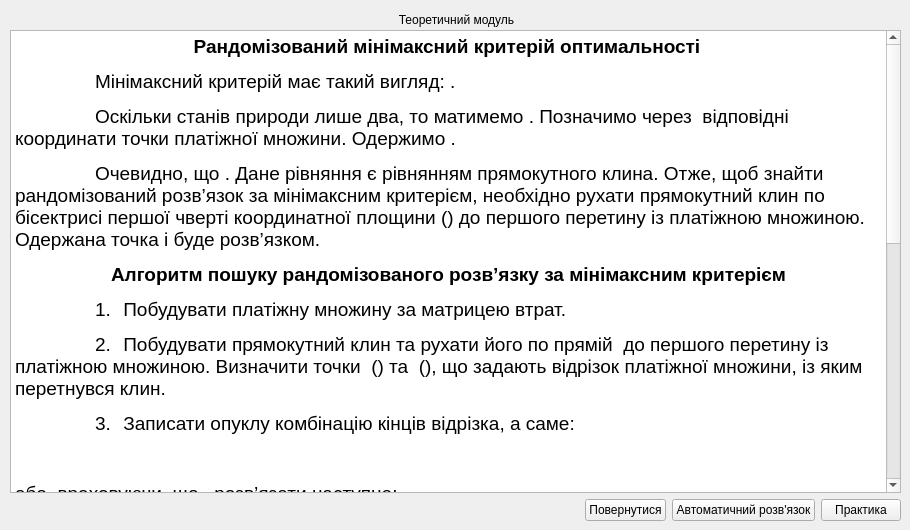
<?xml version="1.0" encoding="UTF-8"?>
<ui version="4.0">
 <class>TheoryWidget</class>
 <widget class="QWidget" name="TheoryWidget">
  <property name="geometry">
   <rect>
    <x>0</x>
    <y>0</y>
    <width>910</width>
    <height>530</height>
   </rect>
  </property>
  <property name="windowTitle">
   <string>Form</string>
  </property>
  <widget class="QWidget" name="layoutWidget">
   <property name="geometry">
    <rect>
     <x>10</x>
     <y>30</y>
     <width>891</width>
     <height>491</height>
    </rect>
   </property>
   <layout class="QVBoxLayout" name="layout_main">
    <property name="sizeConstraint">
     <enum>QLayout::SetMaximumSize</enum>
    </property>
    <item>
     <widget class="QTextBrowser" name="text_theory">
      <property name="html">
       <string>&lt;!DOCTYPE HTML PUBLIC &quot;-//W3C//DTD HTML 4.0//EN&quot; &quot;http://www.w3.org/TR/REC-html40/strict.dtd&quot;&gt;
&lt;html&gt;&lt;head&gt;&lt;meta name=&quot;qrichtext&quot; content=&quot;1&quot; /&gt;&lt;style type=&quot;text/css&quot;&gt;
p, li { white-space: pre-wrap; }
&lt;/style&gt;&lt;/head&gt;&lt;body style=&quot; font-family:'MS Shell Dlg 2'; font-size:8.25pt; font-weight:400; font-style:normal;&quot;&gt;
&lt;p align=&quot;center&quot; style=&quot; margin-top:0px; margin-bottom:0px; margin-left:0px; margin-right:0px; -qt-block-indent:0; text-indent:0px;&quot;&gt;&lt;span style=&quot; font-size:14pt; font-weight:600;&quot;&gt;Рандомізований мінімаксний критерій оптимальності&lt;/span&gt;&lt;span style=&quot; font-size:8pt;&quot;&gt; &lt;/span&gt;&lt;/p&gt;
&lt;p style=&quot; margin-top:12px; margin-bottom:12px; margin-left:0px; margin-right:0px; -qt-block-indent:0; text-indent:0px;&quot;&gt;&lt;span style=&quot; font-size:14pt;&quot;&gt;	Мінімаксний критерій має такий вигляд: &lt;/span&gt;&lt;img src=&quot;:/images/clip_image002.gif&quot; width=&quot;180&quot; height=&quot;39&quot; /&gt;&lt;span style=&quot; font-size:14pt;&quot;&gt;.&lt;/span&gt;&lt;/p&gt;
&lt;p style=&quot; margin-top:12px; margin-bottom:12px; margin-left:0px; margin-right:0px; -qt-block-indent:0; text-indent:0px;&quot;&gt;&lt;span style=&quot; font-size:14pt;&quot;&gt;	Оскільки станів природи лише два, то матимемо &lt;/span&gt;&lt;img src=&quot;:/images/clip_image004.gif&quot; width=&quot;147&quot; height=&quot;39&quot; /&gt;&lt;span style=&quot; font-size:14pt;&quot;&gt;. Позначимо через &lt;/span&gt;&lt;img src=&quot;:/images/clip_image006.gif&quot; width=&quot;61&quot; height=&quot;25&quot; /&gt;&lt;span style=&quot; font-size:14pt;&quot;&gt; відповідні координати точки платіжної множини. Одержимо &lt;/span&gt;&lt;img src=&quot;:/images/clip_image008.gif&quot; width=&quot;151&quot; height=&quot;25&quot; /&gt;&lt;span style=&quot; font-size:14pt;&quot;&gt;.&lt;/span&gt;&lt;/p&gt;
&lt;p style=&quot; margin-top:12px; margin-bottom:12px; margin-left:0px; margin-right:0px; -qt-block-indent:0; text-indent:0px;&quot;&gt;&lt;span style=&quot; font-size:14pt;&quot;&gt;	Очевидно, що &lt;/span&gt;&lt;img src=&quot;:/images/clip_image010.gif&quot; width=&quot;203&quot; height=&quot;57&quot; /&gt;&lt;span style=&quot; font-size:14pt;&quot;&gt;. Дане рівняння є рівнянням прямокутного клина. Отже, щоб знайти рандомізований розв’язок за мінімаксним критерієм, необхідно рухати прямокутний клин по бісектрисі першої чверті координатної площини (&lt;/span&gt;&lt;img src=&quot;:/images/clip_image012.gif&quot; width=&quot;59&quot; height=&quot;25&quot; /&gt;&lt;span style=&quot; font-size:14pt;&quot;&gt;) до першого перетину із платіжною множиною. Одержана точка і буде розв’язком.&lt;/span&gt;&lt;/p&gt;
&lt;p align=&quot;center&quot; style=&quot; margin-top:12px; margin-bottom:12px; margin-left:0px; margin-right:0px; -qt-block-indent:0; text-indent:0px;&quot;&gt;&lt;span style=&quot; font-size:14pt; font-weight:600;&quot;&gt;Алгоритм пошуку рандомізованого розв’язку за мінімаксним критерієм&lt;/span&gt;&lt;/p&gt;
&lt;p style=&quot; margin-top:12px; margin-bottom:12px; margin-left:0px; margin-right:0px; -qt-block-indent:0; text-indent:0px;&quot;&gt;&lt;span style=&quot; font-size:14pt;&quot;&gt;	1.&lt;/span&gt;&lt;span style=&quot; font-family:'Times New Roman'; font-size:7pt;&quot;&gt;     &lt;/span&gt;&lt;span style=&quot; font-size:14pt;&quot;&gt;Побудувати платіжну множину за матрицею втрат.&lt;/span&gt;&lt;/p&gt;
&lt;p style=&quot; margin-top:12px; margin-bottom:12px; margin-left:0px; margin-right:0px; -qt-block-indent:0; text-indent:0px;&quot;&gt;&lt;span style=&quot; font-size:14pt;&quot;&gt;	2.&lt;/span&gt;&lt;span style=&quot; font-family:'Times New Roman'; font-size:7pt;&quot;&gt;     &lt;/span&gt;&lt;span style=&quot; font-size:14pt;&quot;&gt;Побудувати прямокутний клин та рухати його по прямій &lt;/span&gt;&lt;img src=&quot;:/images/clip_image012.gif&quot; width=&quot;59&quot; height=&quot;25&quot; /&gt;&lt;span style=&quot; font-size:14pt;&quot;&gt; до першого перетину із платіжною множиною. Визначити точки &lt;/span&gt;&lt;img src=&quot;:/images/clip_image015.gif&quot; width=&quot;21&quot; height=&quot;25&quot; /&gt;&lt;span style=&quot; font-size:14pt;&quot;&gt; (&lt;/span&gt;&lt;img src=&quot;:/images/clip_image017.gif&quot; width=&quot;43&quot; height=&quot;25&quot; /&gt;&lt;span style=&quot; font-size:14pt;&quot;&gt;) та &lt;/span&gt;&lt;img src=&quot;:/images/clip_image019.gif&quot; width=&quot;25&quot; height=&quot;28&quot; /&gt;&lt;span style=&quot; font-size:14pt;&quot;&gt; (&lt;/span&gt;&lt;img src=&quot;:/images/clip_image021.gif&quot; width=&quot;49&quot; height=&quot;28&quot; /&gt;&lt;span style=&quot; font-size:14pt;&quot;&gt;), що задають відрізок платіжної множини, із яким перетнувся клин.&lt;/span&gt;&lt;/p&gt;
&lt;p style=&quot; margin-top:12px; margin-bottom:12px; margin-left:0px; margin-right:0px; -qt-block-indent:0; text-indent:0px;&quot;&gt;&lt;span style=&quot; font-size:14pt;&quot;&gt;	3.&lt;/span&gt;&lt;span style=&quot; font-family:'Times New Roman'; font-size:7pt;&quot;&gt;     &lt;/span&gt;&lt;span style=&quot; font-size:14pt;&quot;&gt;Записати опуклу комбінацію кінців відрізка, а саме:&lt;/span&gt;&lt;/p&gt;
&lt;p align=&quot;center&quot; style=&quot; margin-top:12px; margin-bottom:12px; margin-left:0px; margin-right:0px; -qt-block-indent:0; text-indent:0px;&quot;&gt;&lt;span style=&quot; font-size:14pt;&quot;&gt; &lt;/span&gt;&lt;img src=&quot;:/images/clip_image023.gif&quot; width=&quot;192&quot; height=&quot;63&quot; /&gt;&lt;/p&gt;
&lt;p style=&quot; margin-top:12px; margin-bottom:12px; margin-left:0px; margin-right:0px; -qt-block-indent:0; text-indent:0px;&quot;&gt;&lt;span style=&quot; font-size:14pt;&quot;&gt;або, враховуючи, що &lt;/span&gt;&lt;img src=&quot;:/images/clip_image025.gif&quot; width=&quot;83&quot; height=&quot;28&quot; /&gt;&lt;span style=&quot; font-size:14pt;&quot;&gt;, розв’язати наступне:&lt;/span&gt;&lt;img src=&quot;:/images/clip_image027.gif&quot; width=&quot;212&quot; height=&quot;63&quot; /&gt;&lt;span style=&quot; font-size:14pt;&quot;&gt;.&lt;/span&gt;&lt;/p&gt;
&lt;p style=&quot; margin-top:12px; margin-bottom:12px; margin-left:0px; margin-right:0px; -qt-block-indent:0; text-indent:0px;&quot;&gt;&lt;span style=&quot; font-size:14pt;&quot;&gt;	4.&lt;/span&gt;&lt;span style=&quot; font-family:'Times New Roman'; font-size:7pt;&quot;&gt;     &lt;/span&gt;&lt;span style=&quot; font-size:14pt;&quot;&gt;Оскільки &lt;/span&gt;&lt;img src=&quot;:/images/clip_image012.gif&quot; width=&quot;59&quot; height=&quot;25&quot; /&gt;&lt;span style=&quot; font-size:14pt;&quot;&gt;, то можемо одержати &lt;/span&gt;&lt;img src=&quot;:/images/clip_image029.gif&quot; width=&quot;249&quot; height=&quot;28&quot; /&gt;&lt;span style=&quot; font-size:14pt;&quot;&gt;. У результаті розв’язання цього рівняння знайдемо &lt;/span&gt;&lt;img src=&quot;:/images/clip_image031.gif&quot; width=&quot;15&quot; height=&quot;16&quot; /&gt;&lt;span style=&quot; font-size:14pt;&quot;&gt;.&lt;/span&gt;&lt;/p&gt;
&lt;p style=&quot; margin-top:12px; margin-bottom:12px; margin-left:0px; margin-right:0px; -qt-block-indent:0; text-indent:0px;&quot;&gt;&lt;span style=&quot; font-size:14pt;&quot;&gt;	5.&lt;/span&gt;&lt;span style=&quot; font-family:'Times New Roman'; font-size:7pt;&quot;&gt;     &lt;/span&gt;&lt;span style=&quot; font-size:14pt;&quot;&gt;Рандомізований розв’язок буде &lt;/span&gt;&lt;img src=&quot;:/images/clip_image033.gif&quot; width=&quot;259&quot; height=&quot;44&quot; /&gt;&lt;span style=&quot; font-size:14pt;&quot;&gt;.&lt;/span&gt;&lt;/p&gt;
&lt;p style=&quot; margin-top:12px; margin-bottom:12px; margin-left:0px; margin-right:0px; -qt-block-indent:0; text-indent:0px;&quot;&gt;&lt;span style=&quot; font-size:13pt; font-weight:600;&quot;&gt;	Примітка.&lt;/span&gt;&lt;span style=&quot; font-size:13pt;&quot;&gt; Якщо клин торкнеться платіжної множини у вершині, то рандомізований розв’язок збігатиметься із нерандомізованим і становитиме  &lt;/span&gt;&lt;img src=&quot;:/images/clip_image035.gif&quot; width=&quot;160&quot; height=&quot;44&quot; /&gt;&lt;span style=&quot; font-size:13pt;&quot;&gt;.&lt;/span&gt;&lt;span style=&quot; font-size:8pt;&quot;&gt; &lt;/span&gt;        &lt;/p&gt;
&lt;p style=&quot; margin-top:12px; margin-bottom:12px; margin-left:0px; margin-right:0px; -qt-block-indent:0; text-indent:0px;&quot;&gt;&lt;span style=&quot; font-size:14pt; font-weight:600;&quot;&gt;	Приклад&lt;/span&gt;&lt;/p&gt;
&lt;p style=&quot; margin-top:12px; margin-bottom:12px; margin-left:0px; margin-right:0px; -qt-block-indent:0; text-indent:0px;&quot;&gt;&lt;span style=&quot; font-size:14pt;&quot;&gt;	Матриця втрат має вигляд&lt;/span&gt;&lt;span style=&quot; font-size:8pt;&quot;&gt; &lt;/span&gt;        &lt;/p&gt;
&lt;p style=&quot; margin-top:12px; margin-bottom:12px; margin-left:0px; margin-right:0px; -qt-block-indent:0; text-indent:0px;&quot;&gt;&lt;img src=&quot;:/images/clip_image037.gif&quot; width=&quot;89&quot; height=&quot;111&quot; /&gt;&lt;span style=&quot; font-size:14pt;&quot;&gt;. &lt;/span&gt;        &lt;/p&gt;
&lt;p style=&quot; margin-top:12px; margin-bottom:12px; margin-left:0px; margin-right:0px; -qt-block-indent:0; text-indent:0px;&quot;&gt;&lt;span style=&quot; font-size:14pt;&quot;&gt;	Знайдемо рандомізований розв’язок для цієї задачі за мінімаксним критерієм.&lt;/span&gt;&lt;/p&gt;
&lt;p style=&quot; margin-top:12px; margin-bottom:12px; margin-left:0px; margin-right:0px; -qt-block-indent:0; text-indent:0px;&quot;&gt;&lt;span style=&quot; font-size:14pt;&quot;&gt;	Геометрична інтерпретація критерію подана на рис. 1.1.&lt;/span&gt;&lt;/p&gt;
&lt;p style=&quot; margin-top:12px; margin-bottom:12px; margin-left:0px; margin-right:0px; -qt-block-indent:0; text-indent:0px;&quot;&gt;	&lt;img src=&quot;:/images/clip_image044.gif&quot; width=&quot;340&quot; height=&quot;292&quot; style=&quot;float: left;&quot; /&gt;&lt;span style=&quot; font-size:14pt;&quot;&gt;Із рис. 1.1. бачимо, що прямокутний клин перетинається із відрізком, сформованим точками &lt;/span&gt;&lt;img src=&quot;:/images/clip_image046.gif&quot; width=&quot;23&quot; height=&quot;25&quot; /&gt;&lt;span style=&quot; font-size:14pt;&quot;&gt; (&lt;/span&gt;&lt;img src=&quot;:/images/clip_image048.gif&quot; width=&quot;28&quot; height=&quot;23&quot; /&gt;&lt;span style=&quot; font-size:14pt;&quot;&gt;) та &lt;/span&gt;&lt;img src=&quot;:/images/clip_image050.gif&quot; width=&quot;25&quot; height=&quot;25&quot; /&gt;&lt;span style=&quot; font-size:14pt;&quot;&gt; (&lt;/span&gt;&lt;img src=&quot;:/images/clip_image052.gif&quot; width=&quot;27&quot; height=&quot;23&quot; /&gt;&lt;span style=&quot; font-size:14pt;&quot;&gt;). Знайдемо координати точки перетину:&lt;/span&gt;&lt;/p&gt;
&lt;p style=&quot; margin-top:12px; margin-bottom:12px; margin-left:0px; margin-right:0px; -qt-block-indent:0; text-indent:0px;&quot;&gt;&lt;img src=&quot;:/images/clip_image054.gif&quot; width=&quot;189&quot; height=&quot;57&quot; /&gt;&lt;span style=&quot; font-size:14pt;&quot;&gt; &lt;/span&gt;&lt;span style=&quot; font-size:8pt;&quot;&gt; &lt;/span&gt;        &lt;/p&gt;
&lt;p style=&quot; margin-top:12px; margin-bottom:12px; margin-left:0px; margin-right:0px; -qt-block-indent:0; text-indent:0px;&quot;&gt;&lt;span style=&quot; font-size:14pt;&quot;&gt;(зауважимо, що в цьому випадку &lt;/span&gt;&lt;img src=&quot;:/images/clip_image031.gif&quot; width=&quot;15&quot; height=&quot;16&quot; /&gt;&lt;span style=&quot; font-size:14pt;&quot;&gt; – імовірність того, що &lt;/span&gt;&lt;img src=&quot;:/images/clip_image046.gif&quot; width=&quot;23&quot; height=&quot;25&quot; /&gt;&lt;span style=&quot; font-size:14pt;&quot;&gt; є розв’язком, а &lt;/span&gt;&lt;img src=&quot;:/images/clip_image057.gif&quot; width=&quot;51&quot; height=&quot;24&quot; /&gt;&lt;span style=&quot; font-size:14pt;&quot;&gt; – імовірність того, що розв’язком є &lt;/span&gt;&lt;img src=&quot;:/images/clip_image050.gif&quot; width=&quot;25&quot; height=&quot;25&quot; /&gt;&lt;span style=&quot; font-size:14pt;&quot;&gt;)&lt;/span&gt;&lt;/p&gt;
&lt;p style=&quot; margin-top:12px; margin-bottom:12px; margin-left:0px; margin-right:0px; -qt-block-indent:0; text-indent:0px;&quot;&gt;&lt;img src=&quot;:/images/clip_image059.gif&quot; width=&quot;252&quot; height=&quot;129&quot; /&gt;&lt;span style=&quot; font-size:8pt;&quot;&gt; &lt;/span&gt;        &lt;/p&gt;
&lt;p style=&quot; margin-top:12px; margin-bottom:12px; margin-left:0px; margin-right:0px; -qt-block-indent:0; text-indent:0px;&quot;&gt;&lt;span style=&quot; font-size:14pt;&quot;&gt;	Тобто рандомізований розв’язок за цим критерієм буде  &lt;/span&gt;&lt;img src=&quot;:/images/clip_image061.gif&quot; width=&quot;80&quot; height=&quot;52&quot; /&gt;&lt;span style=&quot; font-size:14pt;&quot;&gt;. Це означає, що в одному із п’яти випадків ми діємо за першою стратегією, а в інших випадках – за четвертою. &lt;/span&gt;    &lt;/p&gt;&lt;/body&gt;&lt;/html&gt;</string>
      </property>
     </widget>
    </item>
    <item>
     <layout class="QHBoxLayout" name="layout_toOtherWindows">
      <item>
       <spacer name="horizontalSpacer">
        <property name="orientation">
         <enum>Qt::Horizontal</enum>
        </property>
        <property name="sizeHint" stdset="0">
         <size>
          <width>40</width>
          <height>20</height>
         </size>
        </property>
       </spacer>
      </item>
      <item>
       <widget class="QPushButton" name="button_back">
        <property name="text">
         <string>Повернутися</string>
        </property>
       </widget>
      </item>
      <item>
       <widget class="QPushButton" name="button_solver">
        <property name="text">
         <string>Автоматичний розв'язок</string>
        </property>
       </widget>
      </item>
      <item>
       <widget class="QPushButton" name="button_practice">
        <property name="text">
         <string>Практика</string>
        </property>
       </widget>
      </item>
     </layout>
    </item>
   </layout>
  </widget>
  <widget class="QLabel" name="label">
   <property name="geometry">
    <rect>
     <x>16</x>
     <y>10</y>
     <width>881</width>
     <height>20</height>
    </rect>
   </property>
   <property name="text">
    <string>Теоретичний модуль</string>
   </property>
   <property name="alignment">
    <set>Qt::AlignCenter</set>
   </property>
  </widget>
 </widget>
 <resources/>
 <connections/>
</ui>
